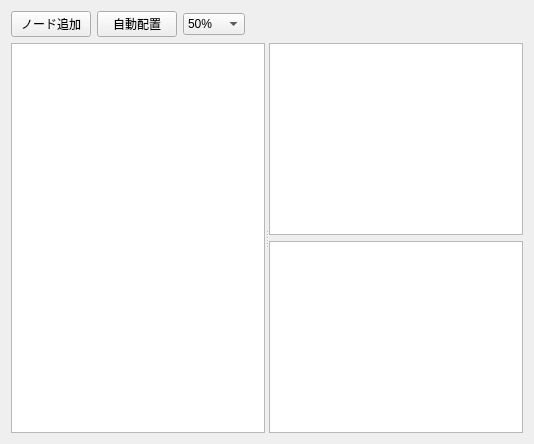
<?xml version="1.0" encoding="UTF-8"?>
<ui version="4.0">
 <class>GenericGraphEditor</class>
 <widget class="QWidget" name="genericGraphEditor"><layout class="QVBoxLayout" name="verticalLayout_graphEditor"><item><layout class="QHBoxLayout" name="horizontalLayout_graphToolbar"><item><widget class="QPushButton" name="graphAddNodeButton"><property name="text"><string>ノード追加</string></property></widget></item><item><widget class="QPushButton" name="graphAutoLayoutButton"><property name="text"><string>自動配置</string></property></widget></item><item><widget class="QComboBox" name="graphZoomCombo"><item><property name="text"><string>50%</string></property></item><item><property name="text"><string>100%</string></property></item><item><property name="text"><string>150%</string></property></item></widget></item><item><spacer name="graphToolbarSpacer"><property name="orientation"><enum>Qt::Horizontal</enum></property><property name="sizeHint"><size><width>40</width><height>20</height></size></property></spacer></item></layout></item><item><widget class="QSplitter" name="graphSplitter"><property name="orientation"><enum>Qt::Horizontal</enum></property><widget class="QGraphicsView" name="graphGraphicsView"><property name="dragMode"><enum>QGraphicsView::ScrollHandDrag</enum></property></widget><widget class="QWidget" name="graphSidePanel"><layout class="QVBoxLayout" name="verticalLayout_graphSide"><item><widget class="QGraphicsView" name="graphMiniMapView"/></item><item><widget class="QListView" name="graphSelectionList"/></item></layout></widget></widget></item></layout></widget>
 <resources/>
 <connections/>
</ui>
